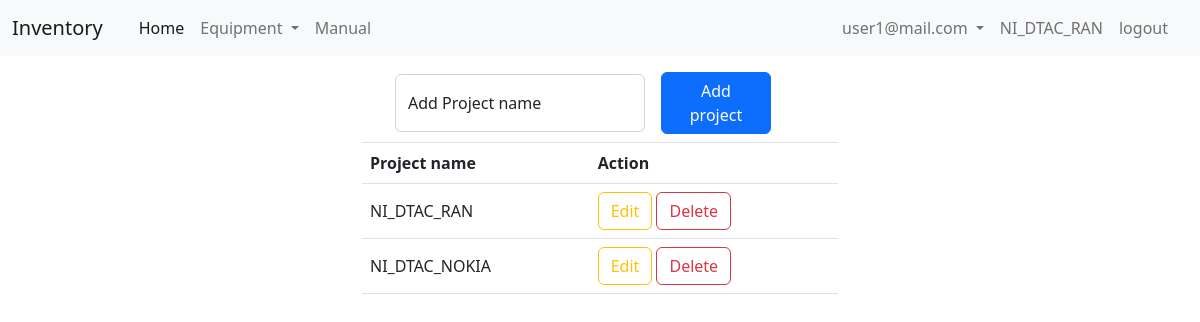
The app's page /admin/access (signed in), older data.
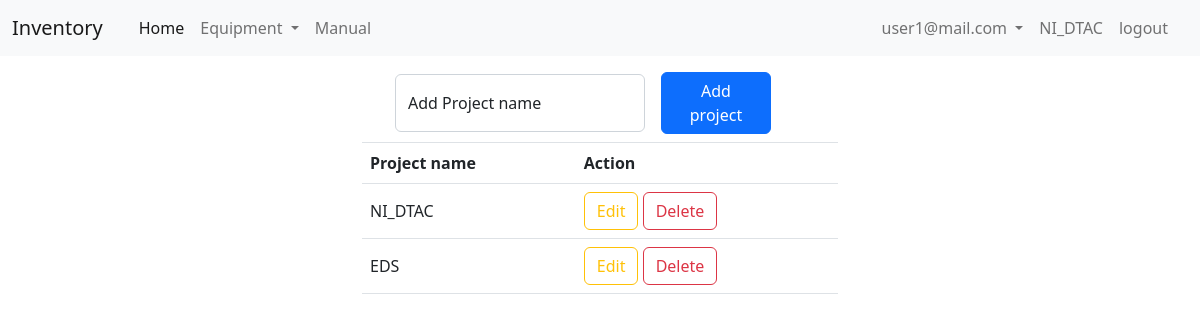
The same page, newer data.
### tables this page shows
CREATE TABLE "tb_access" (
	"no"	INTEGER NOT NULL,
	"access"	TEXT,
	PRIMARY KEY("no")
);

### app_admin.py (the view)
@app_admin.route("/admin/access")
def page_access():
    if "email" not in session:
        return redirect("/login")
    else:
        con = sqlite3.connect("db/db.db")
        cur = con.cursor()
        sql = 'select * from tb_access'
        curs = cur.execute(sql)
        data = curs.fetchall()
        return render_template("admin/access.html", data=data)

### templates/admin/access.html (shortened to what this page needs)
<!DOCTYPE html>
<html lang="en">
<head>
    <link rel="stylesheet" href="/static/css/bootstrap_5-2-2.css">
</head>
<body>
    {% include "/menu.html" %}
    <div class="container mt-3" style="width: 450px;">
        <form action="/admin/user/fn_add_access" method="POST" class="d-flex m-2 align-items-center">
            <div class="form-floating me-3">
                <input type="text" style="width: 250px;" class="form-control" placeholder="access" name="access"
                    required>
                <label for="floatingInput">Add Project name</label>
            </div>
            <div>
                <button type="submit" class="btn btn-primary" style="width: 110px;">Add project</button>
            </div>
        </form>
    </div>
    <div class="container" style="width: 500px;">
        <table class="table border-top">
            <thead>
                <tr>
                    <th scope="col">Project name</th>
                    <th scope="col">Action</th>
                </tr>
            </thead>
            <tbody>
                {% for row in data %}
                <tr>
                    <td class="align-middle">{{row[1]}}</td>
                    <td>
                        <button type="button" class="btn btn-outline-warning" data-bs-toggle="modal"
                            data-bs-target="#staticBackdrop{{row[0]}}">
                            Edit
                        </button>
                        <button type="button" class="btn btn-outline-danger" data-bs-toggle="modal"
                            data-bs-target="#exampleModal{{row[0]}}">
                            Delete
                        </button>
                    </td>
                </tr>
                {% endfor %}
            </tbody>
        </table>
    </div>
</body>
</html>

### templates/menu.html (shortened to what this page needs)
<nav class="navbar navbar-expand-lg bg-light">
    <div class="container-fluid">
        <a class="navbar-brand" href="/">Inventory {{list_store}}</a>
        <div class="collapse navbar-collapse" id="navbarSupportedContent">
            <div class="container">
                <ul class="navbar-nav me-auto mb-2 mb-lg-0">
                    <li class="nav-item">
                        <a class="nav-link active" aria-current="page" href="/">Home</a>
                    </li>
                    {% if session["access"] != "admin" %}
                    <li class="nav-item dropdown">
                        <a class="nav-link dropdown-toggle" href="#" role="button" data-bs-toggle="dropdown"
                            aria-expanded="false">
                            Equipment
                        </a>
                    </li>
                    {% endif %}
                    <li class="nav-item">
                        <a class="nav-link" href="/manual">Manual</a>
                    </li>
                </ul>
            </div>
            <div class="container">
                <ul class="navbar-nav me-auto mb-2 mb-lg-0 d-flex justify-content-end">
                    <li class="nav-item dropdown">
                        <a class="nav-link dropdown-toggle" href="#" role="button" data-bs-toggle="dropdown"
                            aria-expanded="false">
                            {{session["email"]}}
                        </a>
                    </li>
                    <li class="nav-item">
                        <a class="nav-link" aria-current="page">{{session["access"]}}</a>
                    </li>
                    <li class="nav-item">
                        <a class="nav-link" aria-current="page" href="/fn_logout">logout</a>
                    </li>
                </ul>
            </div>
        </div>
    </div>
</nav>

Row changes from the older to the newer data that the page shows:
removed tb_access: access "NI_DTAC_RAN"
changed tb_access: access "NI_DTAC_NOKIA" → "NI_DTAC"
added tb_access: access "EDS"
Text that changed along with them:
{{ session["access"] }}: "NI_DTAC_RAN" → "NI_DTAC"
